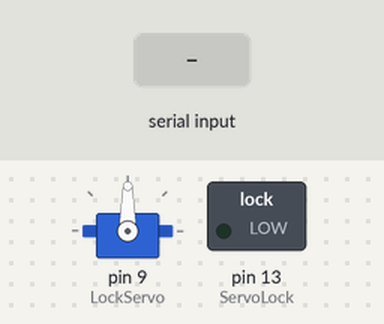
Recording of a sketch running on a simulated Arduino Uno, built with avr-gcc and run on an emulated ATmega328P. Shown: servo, switched loads named in the sketch (green lamp = pin HIGH). Inputs (shaded band) come from the test bench.

Above: at 1.2 s.
1.3 s: "0" received over Serial
At 2.5 s:
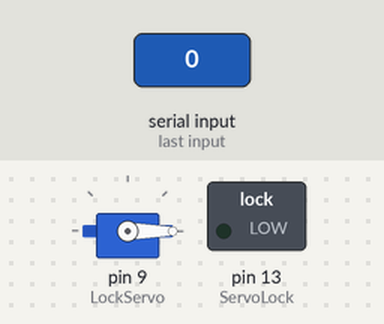
2.8 s: "1" received over Serial
At 3.7 s:
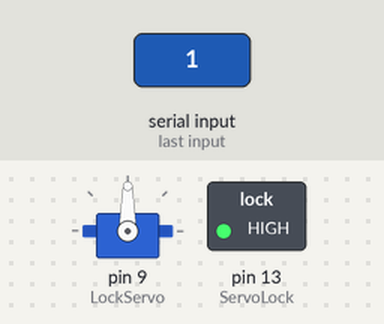
Timing chart, 0 to 5.8 s (numbered marks = the images above; inputs shaded):
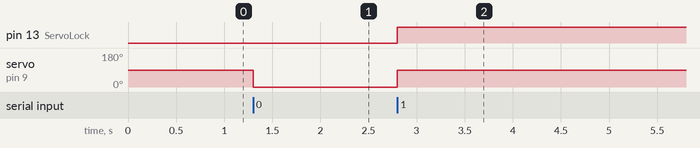

The sketch:

Arduino_setting.ino
```cpp
#include <Servo.h>
Servo LockServo;
int data;
int ServoLock = 13;

void setup()
{
  Serial.begin(9600);
  pinMode(ServoLock, OUTPUT);
  LockServo.attach(9);
}

void loop()
{
  if (Serial.available())
  {
    data = Serial.read();
    if (data == '0')
    {
      LockServo.write(0);
      digitalWrite (ServoLock, LOW);
    }

    if (data == '1')
    {
     digitalWrite (ServoLock, HIGH);
     LockServo.write(90);
   }
  }
}
```

Measured:
- after the input at 1.3 s, servo on pin 9 (LockServo): 90° → 0° at once
- after the input at 2.8 s, pin 13 (ServoLock): LOW → HIGH at once; servo on pin 9 (LockServo): 0° → 90° at once
